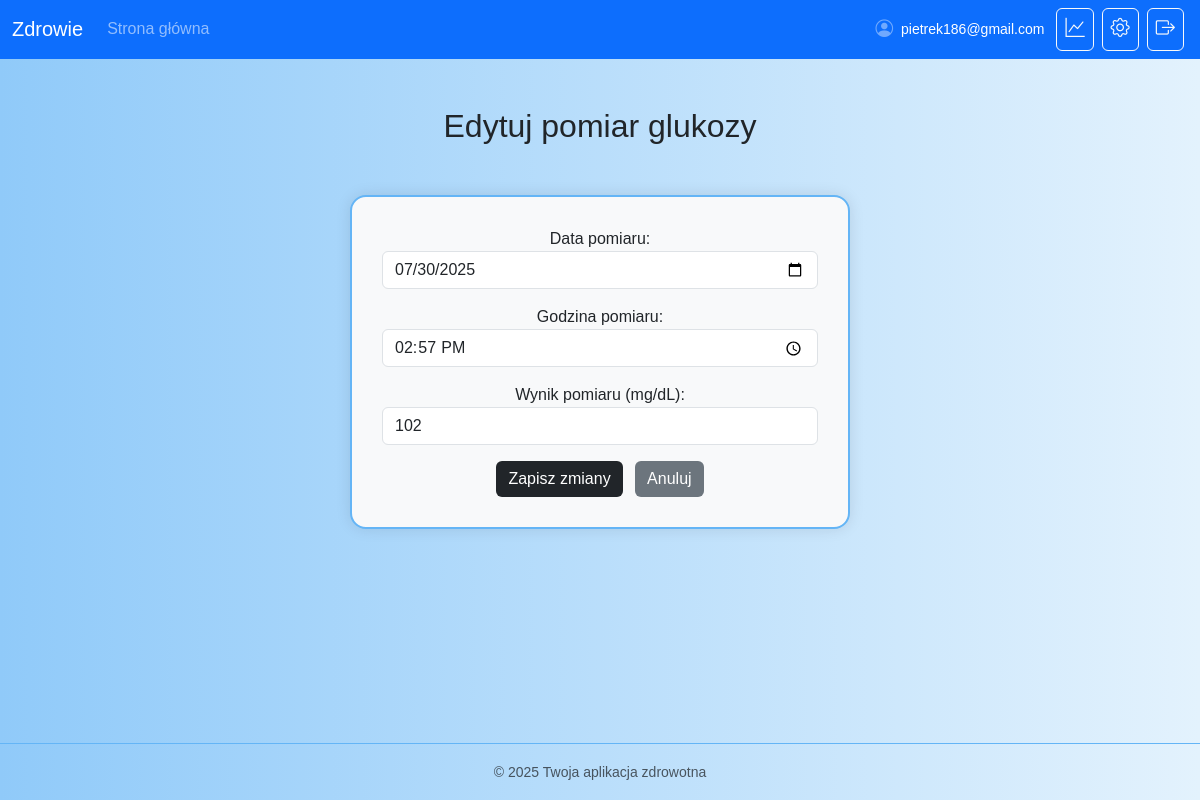
Page /glucose/edit/2/ (signed in) on the earlier database version.
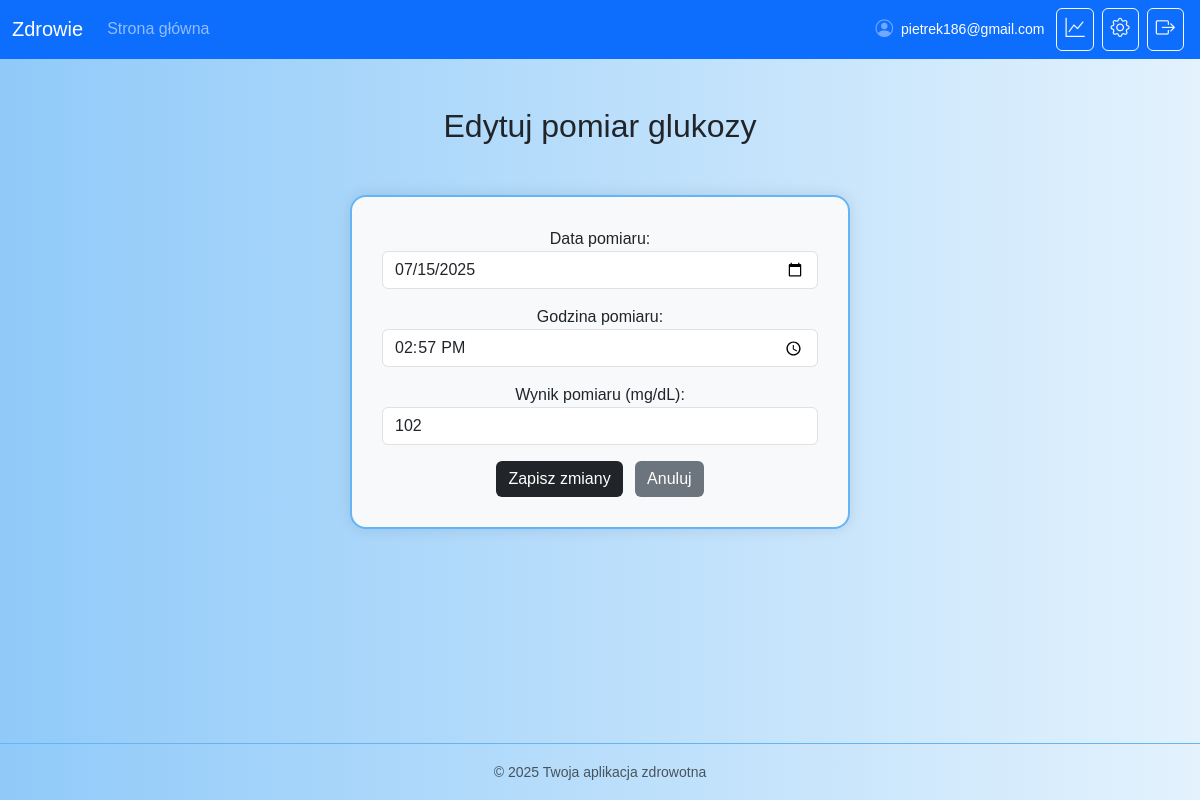
Same page on the later database version.
### glucose/models.py (models this page shows, shortened)
class GlucoseMeasurement(models.Model):
    user = models.ForeignKey(settings.AUTH_USER_MODEL, on_delete=models.CASCADE)
    date = models.DateField()
    time = models.TimeField()
    value = models.IntegerField()

### glucose/views.py (the view)
# urls.py: path('edit/<int:pk>/', views.edit_glucose, name='edit_glucose'),
@login_required
def edit_glucose(request, pk):
    measurement = get_object_or_404(GlucoseMeasurement, pk=pk, user=request.user)
    if request.method == 'POST':
        form = GlucoseMeasurementForm(request.POST, instance=measurement)
        if form.is_valid():
            form.save()
            messages.success(request, 'Pomyślnie zaktualizowano pomiar.')
            return redirect('glucose_results')
    else:
        form = GlucoseMeasurementForm(instance=measurement)
    return render(request, 'glucose/edit_measurement.html', {'form': form})

### glucose/forms.py
class GlucoseMeasurementForm(forms.ModelForm):
    class Meta:
        model = GlucoseMeasurement
        fields = ['date', 'time', 'value']
        widgets = {
            'date': forms.DateInput(format='%Y-%m-%d', attrs={
                'type': 'date',
                'class': 'form-control'
            }),
            'time': forms.TimeInput(attrs={'type': 'time', 'class': 'form-control'}),
            'value': forms.NumberInput(attrs={'class': 'form-control', 'min': 30, 'max': 600}),
        }
        labels = {
            'date': 'Data pomiaru',
            'time': 'Godzina pomiaru',
            'value': 'Wynik pomiaru (mg/dL)',
        }

### glucose/templates/glucose/edit_measurement.html (shortened to what this page needs)
{% extends 'core/base.html' %}
{% load static %}
{% block content %}
<div class="container mt-5">
    <h2 class="text-center mb-4">Edytuj pomiar glukozy</h2>
    <div class="form-container">
        <form method="post">
            {{ form.as_p }}
            <button type="submit" class="btn btn-dark">Zapisz zmiany</button>
            <a href="{% url 'glucose_results' %}" class="btn btn-secondary ms-2">Anuluj</a>
        </form>
    </div>
</div>
{% endblock %}

Differences in the rows shown:
changed GlucoseMeasurement: date "07/30/2025" → "07/15/2025"
